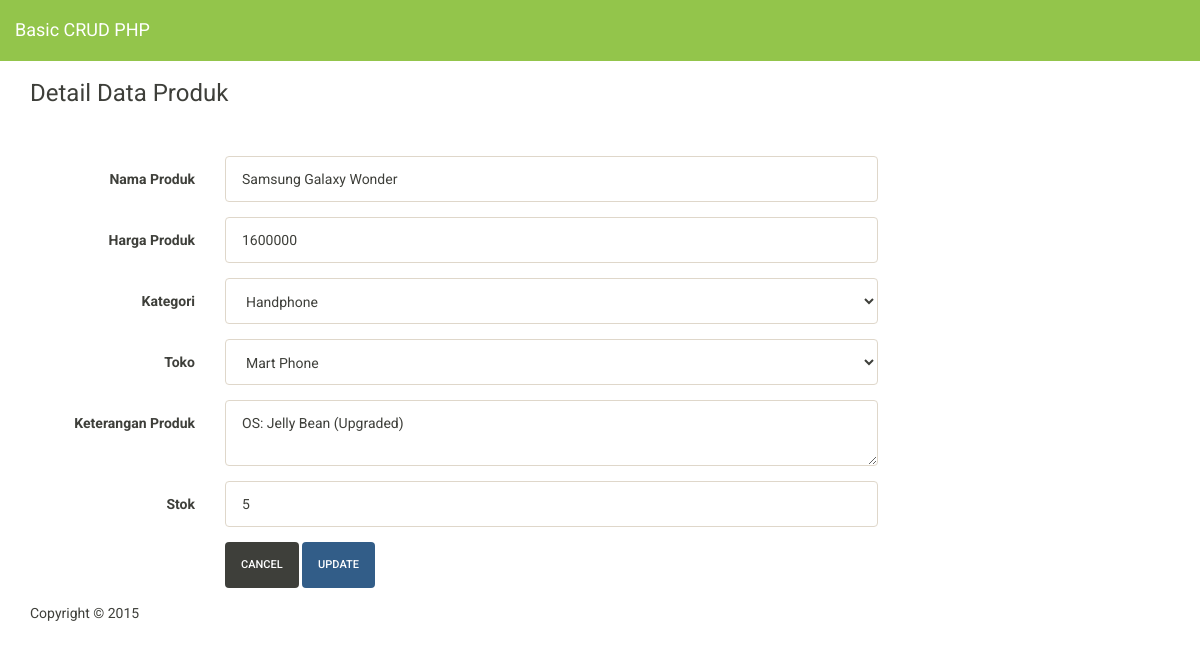
The page /detailproduk.php?id=1 on the database its author committed.
### tables this page shows
CREATE TABLE IF NOT EXISTS `produk` (
  `id_produk` int(11) NOT NULL AUTO_INCREMENT,
  `nama_produk` varchar(50) NOT NULL,
  `harga_produk` int(11) NOT NULL,
  `id_kategori` int(11) NOT NULL,
  `id_toko` int(11) NOT NULL,
  `keterangan_produk` text NOT NULL,
  `gambar_produk` varchar(100) NOT NULL,
  `stok` int(11) NOT NULL,
  PRIMARY KEY (`id_produk`)
);

### detailproduk.php (the view, shortened to what this page needs)
<?php include "header.php"; ?>
<div class="container">
	<div class="row">
	<div class="col-lg-12">
		<h3>Detail Data Produk</h3><br/><br/>
		<?php
			include "koneksi.php";
			$id = $_GET['id'];
			$tampil = "SELECT * FROM produk AS p
						INNER JOIN kategori AS k ON p.id_kategori=k.id_kategori
						INNER JOIN toko AS t ON p.id_toko=t.id_toko
						WHERE p.id_produk='$id'";
			$qtampil = mysqli_query($koneksi,$tampil);
			$hasil = mysqli_fetch_array($qtampil, MYSQL_ASSOC);
			$nama = $hasil['nama_produk'];
			$harga = $hasil['harga_produk'];
			$idkat = $hasil['id_kategori'];
			$idtoko = $hasil['id_toko'];
			$ket = $hasil['keterangan_produk'];
			$stok = $hasil['stok'];
		?>
		<form class="form-horizontal" id="form_update" action="processproduk.php?act=update" method="POST">
			<div class="form-group">
			  <label for="inputEmail" class="col-lg-2 control-label">Nama Produk</label>
			  <div class="col-lg-7">
				<input type="text" class="form-control" id="inputEmail" placeholder="Nama Produk" value="<?php echo $nama ?>" name="nama" required>
			  </div>
			</div>
			<div class="form-group">
			  <label for="inputEmail" class="col-lg-2 control-label">Harga Produk</label>
			  <div class="col-lg-7">
				<input type="text" class="form-control" id="inputEmail" value="<?php echo $harga ?>" placeholder="Harga Produk" name="harga" required>
			  </div>
			</div>
			<div class="form-group">
			  <label for="inputEmail" class="col-lg-2 control-label">Kategori</label>
			  <div class="col-lg-7">
				<select name="kategori" class="form-control" required>
					<?php
						include "koneksi.php";
						$tampil = "SELECT * FROM kategori";
						$qtampil = mysqli_query($koneksi,$tampil);
						while($hasil = mysqli_fetch_array($qtampil,MYSQL_ASSOC)) {
							$idk = $hasil['id_kategori'];
							$nama = $hasil['nama_kategori'];
					?>
							<option value="<?php echo $idk; ?>" <?php if($idk == $idkat) echo 'selected' ?> ><?php echo $nama; ?></option>
					<?php
						}
					?>
				</select>
			  </div>
			</div>
			<div class="form-group">
			  <label for="inputEmail" class="col-lg-2 control-label">Toko</label>
			  <div class="col-lg-7">
				<select name="toko" class="form-control" required>
					<?php
						include "koneksi.php";
						$tampil = "SELECT * FROM toko";
						$qtampil = mysqli_query($koneksi,$tampil);
						while($hasil = mysqli_fetch_array($qtampil,MYSQL_ASSOC)) {
							$idt = $hasil['id_toko'];
							$nama = $hasil['nama_toko'];
					?>
							<option value="<?php echo $idt; ?>" <?php if($idtoko == $idt) echo 'selected' ?> ><?php echo $nama; ?></option>
					<?php
						}
					?>
				</select>
			  </div>
			</div>
			<div class="form-group">
			  <label for="inputEmail" class="col-lg-2 control-label">Keterangan Produk</label>
			  <div class="col-lg-7">
				<textarea name="keterangan" class="form-control"><?php echo $ket ?></textarea>
			  </div>
			</div>
			<div class="form-group">
			  <label for="inputEmail" class="col-lg-2 control-label">Stok</label>
			  <div class="col-lg-7">
				<input type="text" class="form-control" id="inputEmail" value="<?php echo $stok ?>" placeholder="Stok" name="stok" required>
			  </div>
			</div>
			<div class="form-group">
			  <div class="col-lg-7 col-lg-offset-2">
				<button type="reset" class="btn btn-default">Cancel</button>
				<button type="submit" class="btn btn-primary">Update</button>
			  </div>
			</div>
		</form>
	</div>
	</div>
	<footer>
		<p>Copyright &copy; 2015</p>
	</footer>
</div>
</body>
</html>

### header.php (style rules this page uses)
body { padding-top: 60px; padding-bottom: 40px; }

### rows shown on the page
produk: nama "Samsung Galaxy Wonder", harga "1600000", keterangan "OS: Jelly Bean (Upgraded)", stok "5"

### other values the page prints
form field kategori "Handphone"
form field toko "Mart Phone"
